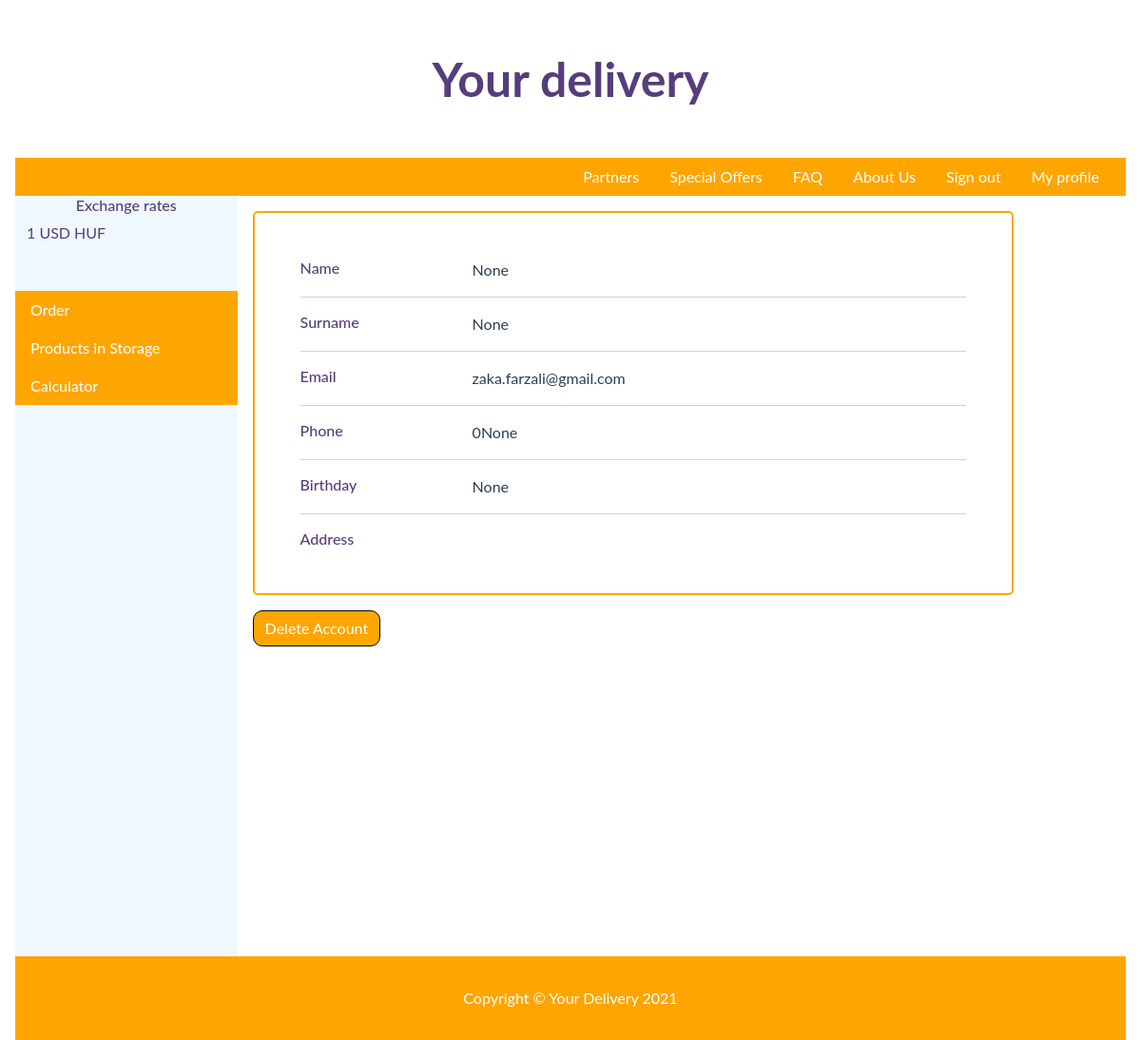
Page /profile/ (signed in) on the earlier database version.
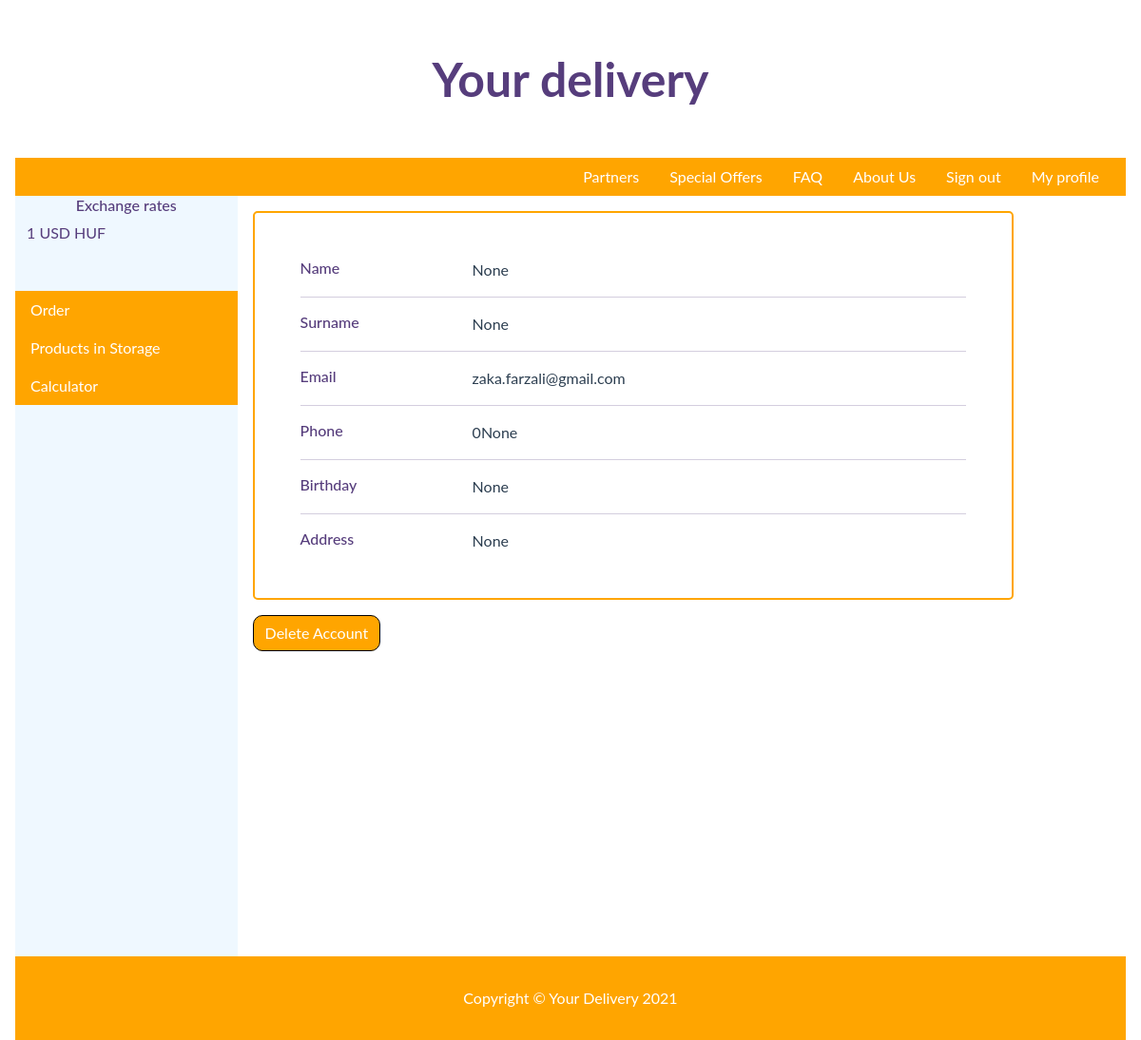
Same page on the later database version.
### deliveryapp/models.py (models this page shows, shortened)
class Customer(AbstractBaseUser, PermissionsMixin):
    email = models.EmailField(gettext_lazy('email address'), max_length=256, unique=True)
    name = models.CharField(max_length=64, null=True)
    surname = models.CharField(max_length=64, null=True)
    birthday = models.DateField(auto_now=False, null=True,blank=True)
    phone_number = models.CharField(max_length=16, unique=True, null=True, blank=True)
    address = models.CharField(max_length=128, blank=True, null=True)
    registration_date  = models.DateTimeField(default=timezone.now, editable=False)
    is_staff = models.BooleanField(default=False)
    is_active = models.BooleanField(default=True)
    is_superuser = models.BooleanField(default=False)
    objects = UserAccountManager()
    USERNAME_FIELD = 'email'
    REQUIRED_FIELDS = []
    def __str__(self):
        return self.email

### deliveryapp/views.py (the view)
# urls.py: path('profile/', views.profile, name='profile'),
def profile(request):
    if request.method == 'POST':
            u = Customer.objects.get(email = get_user(request))
            u.delete()
            return render(request, 'profile.html',context={'message':'Account is succesfully deleted'})
    else:
        user = Customer.objects.get(email = get_user(request))
        return render(request, 'profile.html',context={'user':user})

### deliveryapp/templates/profile.html (shortened to what this page needs)
{% extends 'base.html' %}
{% load static %}
{% block content %}
<div  class="right-content">
    {% if message %}
    <div class="alert alert-warning" role="alert" style="text-align: center;">
      {{message}}
    </div>
    {% else %}
    <div class="card-body">
        <div class="row">
          <div class="col-sm-3">
            <h6 class="mb-0">Name</h6>
          </div>
          <div class="col-sm-9 text-secondary">
            {{user.name}}
          </div>
        </div>
        <hr>
        <div class="row">
          <div class="col-sm-3">
            <h6 class="mb-0">Surname</h6>
          </div>
          <div class="col-sm-9 text-secondary">
            {{user.surname}}
          </div>
        </div>
        <hr>
        <div class="row">
          <div class="col-sm-3">
            <h6 class="mb-0">Email</h6>
          </div>
          <div class="col-sm-9 text-secondary">
            {{user.email}}
          </div>
        </div>
        <hr>
        <div class="row">
          <div class="col-sm-3">
            <h6 class="mb-0">Phone</h6>
          </div>
          <div class="col-sm-9 text-secondary">
            0{{user.phone_number}}
          </div>
        </div>
        <hr>
        <div class="row">
          <div class="col-sm-3">
            <h6 class="mb-0">Birthday</h6>
          </div>
          <div class="col-sm-9 text-secondary">
            {{user.birthday}}
          </div>
        </div>
        <hr>
        <div class="row">
          <div class="col-sm-3">
            <h6 class="mb-0">Address</h6>
          </div>
          <div class="col-sm-9 text-secondary">
            {{user.address}}
          </div>
        </div>
      </div>
      <div class="form-group">
        <button style=" margin: 1rem;" class="btn btn-primary btn-xl" id="sendMessageButton" onclick="showDiv()">Delete Account</button>
      </div>
      {% endif %}
</div>
{% endblock %}

### deliveryapp/templates/base.html (shortened to what this page needs)
<!doctype html>
{%load static%}
<html lang="en">
  <head>
    <link href="https://cdn.jsdelivr.net/npm/bootstrap@5.0.0-beta2/dist/css/bootstrap.min.css" rel="stylesheet">
    <link href="{% static 'deliveryapp/css/styles.css'%}" rel="stylesheet" />
  </head>
  <body>
    <div class="container-fluid topdiv">
        <p class="lead top">
            Your delivery
          </p>
    </div>
    <div class="container-fluid navigate">
      <ul class="nav justify-content-end">
        <li class="nav-item">
          <a class="nav-link" href="#">Partners</a>
        </li>
        <li class="nav-item">
          <a class="nav-link" href="#">Special Offers</a>
        </li>
        <li class="nav-item">
          <a class="nav-link" href="#">FAQ</a>
        </li>
        <li class="nav-item">
          <a class="nav-link" href="/aboutus">About Us</a>
        </li>
        {% if user.is_authenticated %}
        <li class="nav-item">
          <a class="nav-link" href="/signout">Sign out</a>
        </li>
        <li class="nav-item">
          <a class="nav-link" href="/profile">My profile</a>
        </li>
        {% else %}
        <li class="nav-item">
          <a class="nav-link" href="/signin">Sign In</a>
        </li>
        {% endif %}
      </ul>
    </div>
    <div class="main">
        <div class="container options">
            <div class="container exchange">
                <h6 align="center" class="h6-exhange">Exchange rates</h6>
                <div class="exchange-left">1 USD</div>  <div class="exchange-right">{{response.USD}} HUF</div>
            </div>
            <ul class="nav flex-column">
              {% if user.is_authenticated %}
              <li class="nav-item">
                <div class="vertical-div">
                <a class="nav-link " href="/order">Order</a>
                </div>
              </li>
              <li class="nav-item">
                <div class="vertical-div">
                <a class="nav-link" href="/products">Products in Storage</a>
                </div>
              </li>
              {% endif %}
              <li class="nav-item">
                <div class="vertical-div">
                <a class="nav-link" href="#">Calculator</a>
                </div>
              </li>
            </ul>
          </div>
        {% block content %}
        {% endblock %}
    </div>
    <footer class="footer">
        <div class="container container-footer">
            <p class="m-0 text-center text-white p-footer">Copyright &copy; Your Delivery 2021</p>
        </div>
    </footer>
  </body>
</html>

### deliveryapp/static/deliveryapp/css/styles.css (style rules this page uses)
:root { --blue: #007bff; --indigo: #6610f2; --purple: #6f42c1; --pink: #e83e8c; --red: #dc3545; --orange: #fd7e14; --yellow: #ffc107; --green: #28a745; --teal: #1abc9c; --cyan: #17a2b8; --white: #fff; --gray: #6c757d; --gray-dark: #343a40; --primary: #1abc9c; --secondary: #2c3e50; --success: #28a745; --info: #17a2b8; --warning: #ffc107; --danger: #dc3545; --light: #f8f9fa; --dark: #343a40; --breakpoint-xs: 0; --breakpoint-sm: 576px; --breakpoint-md: 768px; --breakpoint-lg: 992px; --breakpoint-xl: 1200px; --font-family-sans-serif: "Lato", -apple-system, BlinkMacSystemFont, "Segoe UI", Roboto, "Helvetica Neue", Arial, "Noto Sans", sans-serif, "Apple Color Emoji", "Segoe UI Emoji", "Segoe UI Symbol", "Noto Color Emoji"; --font-family-monospace: SFMono-Regular, Menlo, Monaco, Consolas, "Liberation Mono", "Courier New", monospace; }
*, *::before, *::after { box-sizing: border-box; }
html { font-family: sans-serif; line-height: 1.15; -webkit-text-size-adjust: 100%; -webkit-tap-highlight-color: rgba(0, 0, 0, 0); }
article, aside, figcaption, figure, footer, header, hgroup, main, nav, section { display: block; }
body { max-height: 1000px; max-width: 2000px; margin: 1rem; font-family: "Lato", -apple-system, BlinkMacSystemFont, "Segoe UI", Roboto, "Helvetica Neue", Arial, "Noto Sans", sans-serif, "Apple Color Emoji", "Segoe UI Emoji", "Segoe UI Symbol", "Noto Color Emoji"; font-size: 1rem; font-weight: 400; line-height: 1.5; color: #563d7c; text-align: left; background-color: white; }
hr { box-sizing: content-box; height: 0; overflow: visible; }
h1, h2, h3, h4, h5, h6 { margin-top: 0; margin-bottom: 0.5rem; }
p { margin-top: 0; margin-bottom: 1rem; }
ol, ul, dl { margin-top: 0; margin-bottom: 1rem; }
a { color: #1abc9c; text-decoration: none; background-color: transparent; }
button { border-radius: 0; }
input, button, select, optgroup, textarea { margin: 0; font-family: inherit; font-size: inherit; line-height: inherit; }
button, input { overflow: visible; }
button, select { text-transform: none; }
button, [type=button], [type=reset], [type=submit] { -webkit-appearance: button; }
.topdiv { width: 100%; height: 150px; }
.top { text-align: center; padding-top: 30px; font-size: 50px; font-weight: bold; color: #563d7c; }
.container-fluid { margin-right: auto; }
.navigate { background-color: orange; }
.nav-link { color: white; }
.exchange { position: relative; background-color: #eff8ff; width: 100%; height: 100px; }
.exchange-left,.exchange-right { display: inline; }
.right-content { display: block; width: 80%; float: right; height: 800px; }
.options { display: block; float: left; padding: 0; width: 20%; height: 800px; background-color: #eff8ff; }
.btn { display: block; }
.footer { padding-top: 2rem; padding-bottom: 2rem; display: block; background-color: orange; }
.btn { border-color: black; color: white; background-color: orange !important; border-radius: 10px !important; border-width: 1px; }
.main { height: 800px; }
.text-center { text-align: center !important; }
.text-secondary { color: #2c3e50 !important; }
.vertical-div { width: 100%; height: 40px; background-color: orange; }
.card-body { max-width: 800px; border-style: solid; border-radius: 5px; border-width: 2px; border-color: orange; flex: 1 1 auto; min-height: 1px; margin: 1rem; padding: 3rem; }

Differences in the rows shown:
changed Customer "None": address (not shown) → "None"
